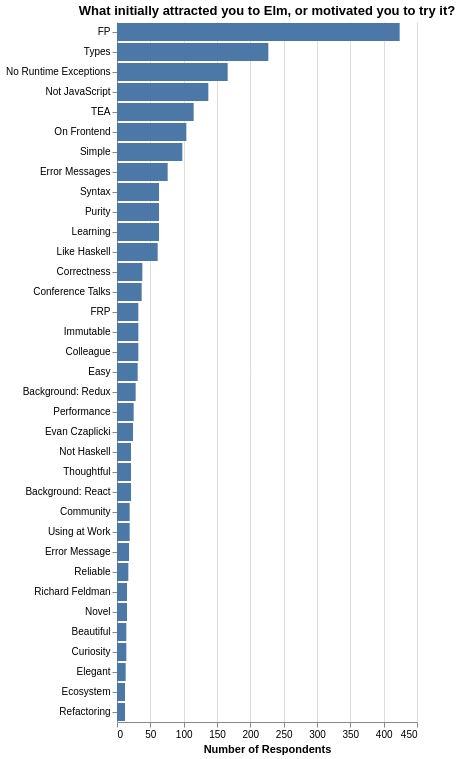

Vega-Lite specification for this chart:
### Vega-Lite specification from a JSON file in a GitHub repository (floating-point values rounded to 4 significant figures)
{"$schema": "https://vega.github.io/schema/vega-lite/v3.json", "title": "What initially attracted you to Elm, or motivated you to try it?", "data": {"values": "attraction-tagged,count,year\nFP,424,2018\nTypes,227,2018\nNo Runtime Exceptions,166,2018\nNot JavaScript,137,2018\nTEA,115,2018\nOn Frontend,104,2018\nSimple,98,2018\nError Messages,76,2018\nSyntax,63,2018\nPurity,63,2018\nLearning,63,2018\nLike Haskell,61,2018\nCorrectness,38,2018\nConference Talks,37,2018\nFRP,32,2018\nImmutable,32,2018\nColleague,32,2018\nEasy,31,2018\nBackground: Redux,28,2018\nPerformance,25,2018\nEvan Czaplicki,24,2018\nNot Haskell,21,2018\nThoughtful,21,2018\nBackground: React,21,2018\nCommunity,19,2018\nUsing at Work,19,2018\nError Message,18,2018\nReliable,17,2018\nRichard Feldman,15,2018\nNovel,15,2018\nBeautiful,14,2018\nCuriosity,14,2018\nElegant,13,2018\nEcosystem,12,2018\nRefactoring,12,2018\n", "format": {"type": "csv"}}, "config": {"view": {"stroke": "transparent"}, "axis": {"domainWidth": 1}}, "encoding": {"x": {"field": "count", "type": "quantitative", "axis": {"title": "Number of Respondents"}}, "y": {"field": "attraction-tagged", "type": "nominal", "axis": {"title": null}, "sort": {"field": "count", "order": "descending", "op": "sum"}}}, "mark": "bar"}
